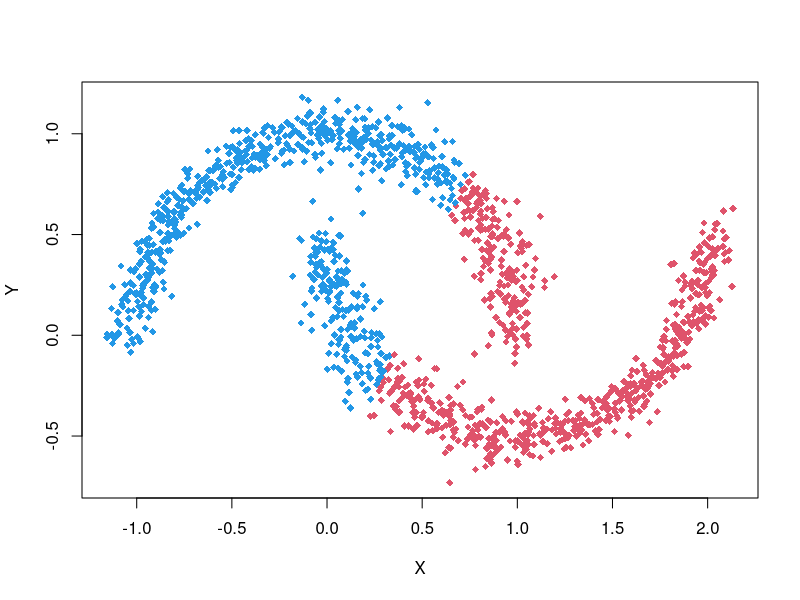

Recreate this plot in R.

##############################
# Upload the benchmark datasets
# and try a trivial clusterization with k-means
##############################

# Hp1
# X<-read.csv('ensemble0.csv')

# Hp2
# X<-read.csv('ensemble1.csv')

# Hp3 (noisy)
X<-read.csv('ensemble1.csv')
X=X+rnorm(dim(X)[1],0,0.05)

# Hp4 (three clusters)
# X<-read.table('tri_cluster.txt')

# Hp 5 (four clusters)
# X<-read.table('quadri_cluster.txt')

# Hp6
# X<-read.table('quadri_cluster2.txt')

# Hp7
# X<-read.table('quadri_noise.txt')


library(MASS)
q<-kmeans(X,2)
co=2*(q$cluster)-1

plot(X[,1],X[,2],xlab='X',ylab='Y',pch=18,col=co+1)
